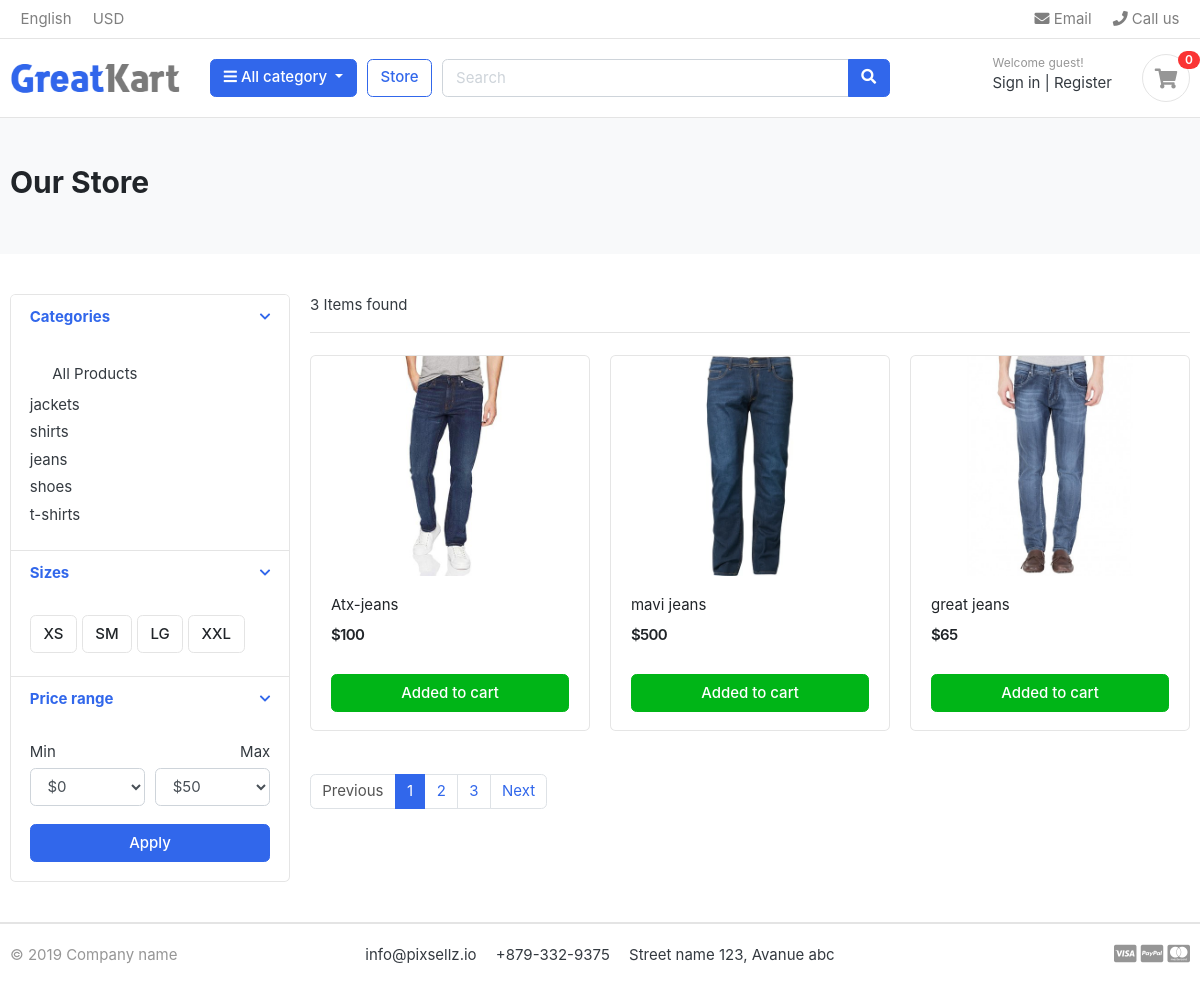
/store/jeans/, run on the app's committed database.
### category/models.py (models this page shows, shortened)
class Category(models.Model):
    name=models.CharField(max_length=150,unique=True)
    description=models.TextField(blank=True)
    slug = models.SlugField(max_length=50, unique=True)
    image=models.ImageField(blank=True,upload_to='photo/category')
    def get_url(self):
        return  reverse('product_by_category',args=[self.slug])

### store/models.py (models this page shows, shortened)
class Product(models.Model):
    name = models.CharField(max_length=100, unique=True)
    slug = models.SlugField(max_length=100, unique=True)
    description = models.TextField(max_length=500, blank=True)
    price = models.IntegerField()
    image = models.ImageField(upload_to = 'photo/products')
    stock = models.IntegerField()
    is_available = models.BooleanField(default=True)
    category = models.ForeignKey(Category, on_delete=models.CASCADE)
    created_date = models.DateTimeField(auto_now_add=True)
    modified_date = models.DateTimeField(auto_now=True)
    def get_url(self):
        return  reverse('product_detail',args=[self.category.slug,self.slug])

### store/views.py (the view)
# urls.py: path('',StoreBaseView.as_view(),name='store'),
class StoreBaseView(View):
    def get(self,request,category_slug=None):
        product_count = Product.objects.count()
        products=Product.objects.filter(is_available=True)
        if category_slug is not  None:
            category=get_object_or_404(Category,slug=category_slug)
            products=Product.objects.filter(is_available=True,category=category)
            product_count = products.count()
        context={
             'products':products,
             'product_count':product_count
                }
        return render(request,'store.html',context)

### category/context_processors.py (called while the page is built)
def menu_links(request):
    categories = Category.objects.all()
    return dict(categories=categories)

### templates/store.html (shortened to what this page needs)
{% extends 'base.html' %}
{% load static %}
{% block content %}
<section class="section-pagetop bg">
<div class="container">
	<h2 class="title-page">Our Store </h2>
</div>
</section>
<section class="section-content padding-y">
<div class="container">
<div class="row">
	<aside class="col-md-3">
<div class="card">
	<article class="filter-group">
		<header class="card-header">
			<a href="#" data-toggle="collapse" data-target="#collapse_1" aria-expanded="true" class="">
				<i class="icon-control fa fa-chevron-down"></i>
				<h6 class="title">Categories</h6>
			</a>
		</header>
		<div class="filter-content collapse show" id="collapse_1" style="">
			<div class="card-body">
				<ul class="list-menu">
                    <li><a class="dropdown-item" href="{% url 'store' %}">All Products</a></li>
                    {% for category in categories %}
				 <li><a href="{{ category.get_url }}">    {{ category.name }}  </a></li>
				    {% endfor %}
				</ul>
			</div>
		</div>
	</article>
	<article class="filter-group">
		<header class="card-header">
			<a href="#" data-toggle="collapse" data-target="#collapse_4" aria-expanded="true" class="">
				<i class="icon-control fa fa-chevron-down"></i>
				<h6 class="title">Sizes </h6>
			</a>
		</header>
		<div class="filter-content collapse show" id="collapse_4" style="">
			<div class="card-body">
			  <label class="checkbox-btn">
			    <span class="btn btn-light"> XS </span>
			  </label>
			  <label class="checkbox-btn">
			    <span class="btn btn-light"> SM </span>
			  </label>
			  <label class="checkbox-btn">
			    <span class="btn btn-light"> LG </span>
			  </label>
			  <label class="checkbox-btn">
			    <span class="btn btn-light"> XXL </span>
			  </label>
		</div>
		</div>
	</article>
	<article class="filter-group">
		<header class="card-header">
			<a href="#" data-toggle="collapse" data-target="#collapse_3" aria-expanded="true" class="">
				<i class="icon-control fa fa-chevron-down"></i>
				<h6 class="title">Price range </h6>
			</a>
		</header>
		<div class="filter-content collapse show" id="collapse_3" style="">
			<div class="card-body">
				<div class="form-row">
				<div class="form-group col-md-6">
				  <label>Min</label>
				  	<select class="mr-2 form-control">
						<option value="0">$0</option>
					</select>
				</div>
				<div class="form-group text-right col-md-6">
				  <label>Max</label>
				  	<select class="mr-2 form-control">
						<option value="50">$50</option>
					</select>
				</div>
				</div>
				<button class="btn btn-block btn-primary">Apply</button>
			</div>
		</div>
	</article>
</div>
	</aside>
	<main class="col-md-9">
<header class="border-bottom mb-4 pb-3">
		<div class="form-inline">
			<span class="mr-md-auto">{{ product_count }} Items found </span>
		</div>
</header>
<div class="row">
    {% for product in products %}
	<div class="col-md-4">
		<figure class="card card-product-grid">
			<div class="img-wrap">
                    <img src={{ product.image.url }}>
			</div>
			<figcaption class="info-wrap">
				<div class="fix-height">
					<a href="{{ product.get_url }}" class="title">{{ product.name }}</a>
					<div class="price-wrap mt-2">
						<span class="price">${{ product.price }}</span>
					</div>
				</div>
				<a href="#" class="btn btn-block btn-success">Added to cart </a>
			</figcaption>
		</figure>
	</div>
    {% endfor %}
</div>
<nav class="mt-4" aria-label="Page navigation sample">
  <ul class="pagination">
    <li class="page-item disabled"><a class="page-link" href="#">Previous</a></li>
    <li class="page-item active"><a class="page-link" href="#">1</a></li>
    <li class="page-item"><a class="page-link" href="#">2</a></li>
    <li class="page-item"><a class="page-link" href="#">3</a></li>
    <li class="page-item"><a class="page-link" href="#">Next</a></li>
  </ul>
</nav>
	</main>
</div>
</div>
</section>
{% endblock content %}

### static/css/ui.css (style rules this page uses)
html { font-family: "Inter", sans-serif; font-size: 15px; }
.img-wrap { text-align: center; display: block; }
.img-wrap img { max-width: 100%; }
.price-wrap { letter-spacing: -0.7px; }
.padding-y { padding-top: 40px; padding-bottom: 40px; }
figure { margin-bottom: 0; }
article:after, .form-group:after { display: block; clear: both; content: ""; }
.bg { background-color: #f8f9fa; }
.title-page { color: #212529; }
.btn-light { background-color: #fff; border-color: #e4e4e4; }
[class*=list-] li:after { visibility: hidden; display: block; content: ""; overflow: hidden; height: 0; clear: both; }
.list-menu { list-style: none; margin: 0; padding-left: 0; }
.list-menu li { margin-bottom: 5px; }
.list-menu a { color: #343a40; }
[class*=card-product] a.title { color: #212529; display: block; }
[class*=card-product] .img-wrap { overflow: hidden; position: relative; }
[class*=card-product] .img-wrap img { height: 100%; max-width: 100%; width: auto; display: inline-block; -o-object-fit: cover; object-fit: cover; }
.card-product-grid { margin-bottom: 20px; }
.card-product-grid .img-wrap { border-radius: 0.2rem 0.2rem 0 0; height: 220px; }
.card-product-grid .info-wrap { overflow: hidden; padding: 18px 20px; }
.card-product-grid .fix-height { height: 80px; overflow: hidden; }
.card .img-wrap { overflow: hidden; }
.price { font-weight: 600; color: #212529; }
.icon-control { margin-top: 5px; float: right; font-size: 80%; }
.card-header .title { margin-bottom: 0; line-height: 1.5; }
.filter-group { border-bottom: 1px solid #e4e4e4; }
.filter-group .card-header { border-bottom: 0; }
.filter-group:last-child { border-bottom: 0; }
.checkbox-btn { position: relative; }
.section-pagetop { padding: 45px 0; }

### data on the page
Category: name "jackets"
Category: name "shirts"
Category: name "jeans"
Category: name "shoes"
Category: name "t-shirts"
Product: image (picture), name "Atx-jeans", price "100"
Product: image (picture), name "mavi jeans", price "500"
Product: image (picture), name "great jeans", price "65"

### other printed values
{{ product_count }} "3"
